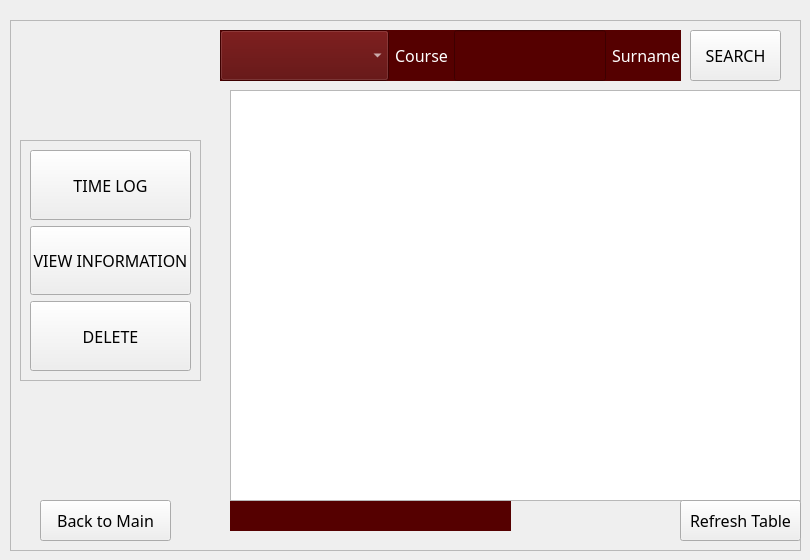
   <widget class="QWidget" name="searchstudent">
    <widget class="QLabel" name="searching_2">
     <property name="geometry">
      <rect>
       <x>210</x>
       <y>100</y>
       <width>301</width>
       <height>21</height>
      </rect>
     </property>
     <property name="text">
      <string/>
     </property>
    </widget>
    <widget class="QLabel" name="thereare_2">
     <property name="geometry">
      <rect>
       <x>230</x>
       <y>500</y>
       <width>281</width>
       <height>31</height>
      </rect>
     </property>
     <property name="font">
      <font>
       <family>Microsoft JhengHei UI Light</family>
       <pointsize>12</pointsize>
      </font>
     </property>
     <property name="styleSheet">
      <string notr="true">background-color: rgb(85, 0, 0);
color: rgb(255, 255, 255);</string>
     </property>
     <property name="text">
      <string/>
     </property>
    </widget>
    <widget class="QFrame" name="frame_4">
     <property name="geometry">
      <rect>
       <x>10</x>
       <y>20</y>
       <width>791</width>
       <height>531</height>
      </rect>
     </property>
     <property name="frameShape">
      <enum>QFrame::StyledPanel</enum>
     </property>
     <property name="frameShadow">
      <enum>QFrame::Raised</enum>
     </property>
     <widget class="QFrame" name="frame_19">
      <property name="geometry">
       <rect>
        <x>10</x>
        <y>120</y>
        <width>181</width>
        <height>241</height>
       </rect>
      </property>
      <property name="styleSheet">
       <string notr="true"/>
      </property>
      <property name="frameShape">
       <enum>QFrame::StyledPanel</enum>
      </property>
      <property name="frameShadow">
       <enum>QFrame::Raised</enum>
      </property>
      <layout class="QGridLayout" name="gridLayout_2">
       <item row="0" column="0">
        <widget class="QPushButton" name="timelog">
         <property name="sizePolicy">
          <sizepolicy hsizetype="Expanding" vsizetype="Expanding">
           <horstretch>0</horstretch>
           <verstretch>0</verstretch>
          </sizepolicy>
         </property>
         <property name="font">
          <font>
           <family>Microsoft JhengHei UI Light</family>
           <pointsize>12</pointsize>
          </font>
         </property>
         <property name="styleSheet">
          <string notr="true">border-image: url(:/icons/the-button-859346_640.png);</string>
         </property>
         <property name="text">
          <string>TIME LOG</string>
         </property>
        </widget>
       </item>
       <item row="1" column="0">
        <widget class="QPushButton" name="updateStudent">
         <property name="sizePolicy">
          <sizepolicy hsizetype="Expanding" vsizetype="Expanding">
           <horstretch>0</horstretch>
           <verstretch>0</verstretch>
          </sizepolicy>
         </property>
         <property name="font">
          <font>
           <family>Microsoft JhengHei UI Light</family>
           <pointsize>12</pointsize>
          </font>
         </property>
         <property name="styleSheet">
          <string notr="true">border-image: url(:/icons/the-button-859346_640.png);</string>
         </property>
         <property name="text">
          <string>VIEW INFORMATION</string>
         </property>
        </widget>
       </item>
       <item row="2" column="0">
        <widget class="QPushButton" name="deleteStudent">
         <property name="sizePolicy">
          <sizepolicy hsizetype="Expanding" vsizetype="Expanding">
           <horstretch>0</horstretch>
           <verstretch>0</verstretch>
          </sizepolicy>
         </property>
         <property name="font">
          <font>
           <family>Microsoft JhengHei UI Light</family>
           <pointsize>12</pointsize>
          </font>
         </property>
         <property name="styleSheet">
          <string notr="true">border-image: url(:/icons/the-button-859346_640.png);</string>
         </property>
         <property name="text">
          <string>DELETE</string>
         </property>
        </widget>
       </item>
      </layout>
     </widget>
     <widget class="QTableView" name="studentlist">
      <property name="geometry">
       <rect>
        <x>220</x>
        <y>70</y>
        <width>571</width>
        <height>411</height>
       </rect>
      </property>
     </widget>
     <widget class="QPushButton" name="search_3">
      <property name="geometry">
       <rect>
        <x>680</x>
        <y>10</y>
        <width>91</width>
        <height>51</height>
       </rect>
      </property>
      <property name="sizePolicy">
       <sizepolicy hsizetype="Fixed" vsizetype="Expanding">
        <horstretch>0</horstretch>
        <verstretch>0</verstretch>
       </sizepolicy>
      </property>
      <property name="font">
       <font>
        <family>Microsoft JhengHei UI Light</family>
        <pointsize>12</pointsize>
       </font>
      </property>
      <property name="styleSheet">
       <string notr="true">border-image: url(:/icons/the-button-859346_640.png);</string>
      </property>
      <property name="text">
       <string>SEARCH</string>
      </property>
     </widget>
     <widget class="QPushButton" name="main">
      <property name="geometry">
       <rect>
        <x>30</x>
        <y>480</y>
        <width>131</width>
        <height>41</height>
       </rect>
      </property>
      <property name="sizePolicy">
       <sizepolicy hsizetype="Expanding" vsizetype="Expanding">
        <horstretch>0</horstretch>
        <verstretch>0</verstretch>
       </sizepolicy>
      </property>
      <property name="font">
       <font>
        <family>Microsoft JhengHei UI Light</family>
        <pointsize>12</pointsize>
       </font>
      </property>
      <property name="autoFillBackground">
       <bool>false</bool>
      </property>
      <property name="styleSheet">
       <string notr="true">border-image: url(:/icons/the-button-859346_640.png);</string>
      </property>
      <property name="text">
       <string>Back to Main</string>
      </property>
     </widget>
     <widget class="QWidget" name="widget_2" native="true">
      <property name="geometry">
       <rect>
        <x>210</x>
        <y>10</y>
        <width>461</width>
        <height>51</height>
       </rect>
      </property>
      <property name="styleSheet">
       <string notr="true">background-color: rgb(85, 0, 0);</string>
      </property>
      <layout class="QGridLayout" name="gridLayout_18">
       <item row="0" column="1">
        <layout class="QGridLayout" name="gridLayout_17">
         <item row="0" column="0">
          <widget class="QLineEdit" name="studentSearch">
           <property name="sizePolicy">
            <sizepolicy hsizetype="Expanding" vsizetype="Expanding">
             <horstretch>0</horstretch>
             <verstretch>0</verstretch>
            </sizepolicy>
           </property>
           <property name="font">
            <font>
             <pointsize>12</pointsize>
            </font>
           </property>
           <property name="styleSheet">
            <string notr="true">color: rgb(255, 255, 255);</string>
           </property>
          </widget>
         </item>
         <item row="0" column="1">
          <widget class="QLabel" name="label_8">
           <property name="sizePolicy">
            <sizepolicy hsizetype="Fixed" vsizetype="Expanding">
             <horstretch>0</horstretch>
             <verstretch>0</verstretch>
            </sizepolicy>
           </property>
           <property name="font">
            <font>
             <family>Microsoft JhengHei UI Light</family>
             <pointsize>12</pointsize>
            </font>
           </property>
           <property name="styleSheet">
            <string notr="true">color: rgb(255, 255, 255);</string>
           </property>
           <property name="text">
            <string>Surname</string>
           </property>
          </widget>
         </item>
        </layout>
       </item>
       <item row="0" column="0">
        <layout class="QGridLayout" name="gridLayout_12">
         <item row="0" column="0">
          <widget class="QComboBox" name="comboBox">
           <property name="sizePolicy">
            <sizepolicy hsizetype="Expanding" vsizetype="Expanding">
             <horstretch>0</horstretch>
             <verstretch>0</verstretch>
            </sizepolicy>
           </property>
           <property name="font">
            <font>
             <pointsize>12</pointsize>
            </font>
           </property>
           <property name="styleSheet">
            <string notr="true">color: rgb(255, 255, 255);</string>
           </property>
           <item>
            <property name="text">
             <string/>
            </property>
           </item>
          </widget>
         </item>
         <item row="0" column="1">
          <widget class="QLabel" name="label_6">
           <property name="sizePolicy">
            <sizepolicy hsizetype="Fixed" vsizetype="Expanding">
             <horstretch>0</horstretch>
             <verstretch>0</verstretch>
            </sizepolicy>
           </property>
           <property name="font">
            <font>
             <family>Microsoft JhengHei UI Light</family>
             <pointsize>12</pointsize>
            </font>
           </property>
           <property name="styleSheet">
            <string notr="true">color: rgb(255, 255, 255);</string>
           </property>
           <property name="text">
            <string>Course</string>
           </property>
          </widget>
         </item>
        </layout>
       </item>
      </layout>
     </widget>
     <widget class="QPushButton" name="pushButton">
      <property name="geometry">
       <rect>
        <x>670</x>
        <y>480</y>
        <width>121</width>
        <height>41</height>
       </rect>
      </property>
      <property name="font">
       <font>
        <family>Microsoft JhengHei UI Light</family>
        <pointsize>12</pointsize>
       </font>
      </property>
      <property name="styleSheet">
       <string notr="true">border-image: url(:/icons/the-button-859346_640.png);</string>
      </property>
      <property name="text">
       <string>Refresh Table</string>
      </property>
     </widget>
    </widget>
   </widget>
